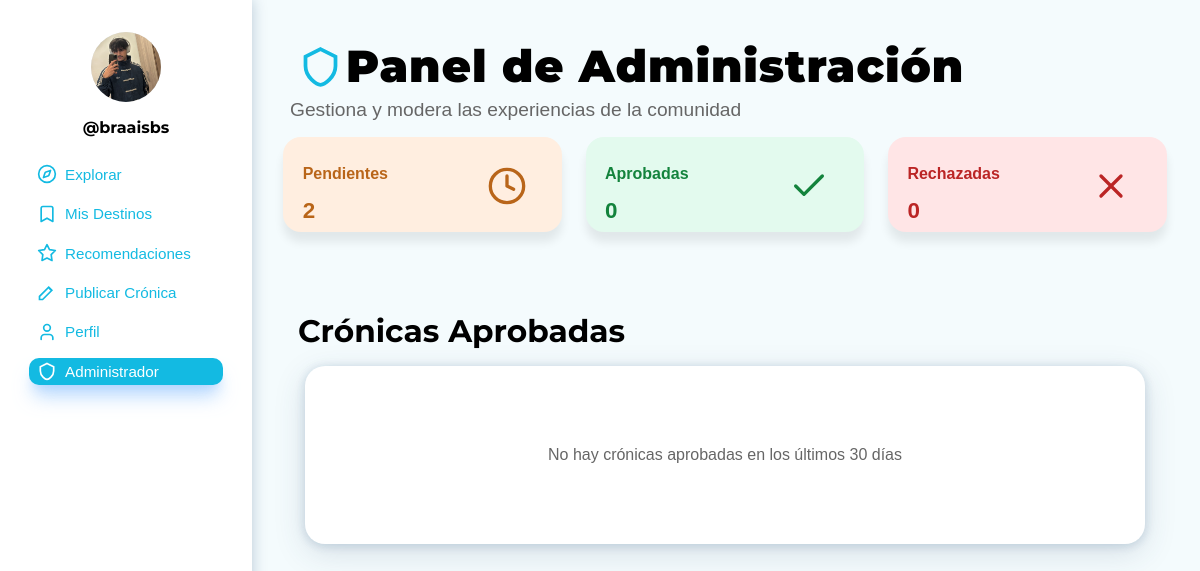
The page /admin-aprobado.php (signed in) on the database its author committed.
### tables this page shows
CREATE TABLE `usuario` (
  `id_usuario` int(11) NOT NULL,
  `nombre_usuario` varchar(100) NOT NULL,
  `nombre` varchar(100) NOT NULL,
  `apellido1` varchar(100) NOT NULL,
  `correo` varchar(150) NOT NULL,
  `contrasena` varchar(255) NOT NULL,
  `rol` enum('administrador','explorador','normal') NOT NULL DEFAULT 'normal',
  `foto_perfil` varchar(500) DEFAULT 'imagenes/NoUser.png',
  `descripcion` text DEFAULT NULL,
  `ubicacion` varchar(200) DEFAULT NULL,
  `paises_visitados` int(11) DEFAULT 0,
  `num_publicaciones` int(11) DEFAULT 0,
  `fecha_registro` timestamp NOT NULL DEFAULT current_timestamp()
);

### admin-aprobado.php (the view, shortened to what this page needs)
<?php
$servidor   = "localhost";
$usuario_bd = "root";
$password_bd = "";
$nombre_bd  = "portal_viajes";
try {
    $pdo = new PDO("mysql:host=$servidor;dbname=$nombre_bd;charset=utf8mb4", $usuario_bd, $password_bd);
    $pdo->setAttribute(PDO::ATTR_ERRMODE, PDO::ERRMODE_EXCEPTION);
    $id_usuario = $_SESSION['usuario_id'];
    $stmt_usuario = $pdo->prepare("SELECT * FROM usuario WHERE id_usuario = ? LIMIT 1");
    $stmt_usuario->execute([$id_usuario]);
    $usuario = $stmt_usuario->fetch(PDO::FETCH_ASSOC);
    $stmt_pendientes = $pdo->query("SELECT COUNT(*) as total FROM cronica WHERE estado = 'Pendiente'");
    $num_pendientes = $stmt_pendientes->fetch(PDO::FETCH_ASSOC)['total'];
    $stmt_aprobadas = $pdo->query("
        SELECT COUNT(*) as total
        FROM cronica
        WHERE estado = 'Publicada'
        AND fecha_publicacion >= DATE_SUB(NOW(), INTERVAL 30 DAY)
    ");
    $num_aprobadas = $stmt_aprobadas->fetch(PDO::FETCH_ASSOC)['total'];
    $stmt_rechazadas = $pdo->query("
        SELECT COUNT(*) as total
        FROM cronica
        WHERE estado = 'Rechazada'
        AND fecha_publicacion >= DATE_SUB(NOW(), INTERVAL 30 DAY)
    ");
    $num_rechazadas = $stmt_rechazadas->fetch(PDO::FETCH_ASSOC)['total'];
    $stmt_cronicas = $pdo->query("
        SELECT c.id_cronica, c.titulo, c.imagen_principal, c.fecha_publicacion, d.nombre AS destino
        FROM cronica c
        JOIN destino d ON c.id_destino = d.id_destino
        WHERE c.estado = 'Publicada'
        AND c.fecha_publicacion >= DATE_SUB(NOW(), INTERVAL 30 DAY)
        ORDER BY c.fecha_publicacion DESC
    ");
    $cronicas_aprobadas = $stmt_cronicas->fetchAll(PDO::FETCH_ASSOC);
} catch (PDOException $e) {
    die("Error de conexión: " . $e->getMessage());
}
?>
<!DOCTYPE html>
<html lang="es">
    <head>
        <link rel="stylesheet" href="estilo.css" />
    </head>
    <body>
        <div class="estructura">
            <main>
                <header class="caja-encabezado-principal">
                    <h1 class="encabezado-principal seccion-administrador">Panel de Administración</h1>
                    <p class="subtitulo-principal">Gestiona y modera las experiencias de la comunidad</p>
                </header>
                <div class="panel-resumen">
                    <a href="admin-pendiente.php" class="resumen-caja pendiente">
                        <div class="resumen-titulo">
                            <span>Pendientes</span>
                            <span class="resumen-icono"></span>
                        </div>
                        <div class="resumen-numero"><?php echo $num_pendientes; ?></div>
                    </a>
                    <a href="<?php echo $_SERVER['PHP_SELF']; ?>" class="resumen-caja aprobada">
                        <div class="resumen-titulo">
                            <span>Aprobadas</span>
                            <span class="resumen-icono"></span>
                        </div>
                        <div class="resumen-numero"><?php echo $num_aprobadas; ?></div>
                    </a>
                    <a href="admin-rechazado.php" class="resumen-caja rechazada">
                        <div class="resumen-titulo">
                            <span>Rechazadas</span>
                            <span class="resumen-icono"></span>
                        </div>
                        <div class="resumen-numero"><?php echo $num_rechazadas; ?></div>
                    </a>
                </div>
                <div class="texto-admin-cronicas">
                    <h2>Crónicas Aprobadas</h2>
                </div>
                <div class="caja-principal">
                    <div class="cronicas-alargadas">
                        <?php if (!empty($cronicas_aprobadas)): ?>
                            <?php foreach ($cronicas_aprobadas as $cronica): ?>
                                <article class="cronica-alargada">
                                    <img src="<?php echo htmlspecialchars($cronica['imagen_principal']); ?>"
                                         alt="Foto <?php echo htmlspecialchars($cronica['destino']); ?>" />
                                    <div class="detalles">
                                        <h2 class="titulo-cronica-alargada"><?php echo htmlspecialchars($cronica['titulo']); ?></h2>
                                        <div class="destino"><?php echo htmlspecialchars($cronica['destino']); ?></div>
                                        <div class="fecha">Publicado el <?php echo date('d/m/Y', strtotime($cronica['fecha_publicacion'])); ?></div>
                                    </div>
                                </article>
                            <?php endforeach; ?>
                        <?php else: ?>
                            <p class="sin-experiencias">No hay crónicas aprobadas en los últimos 30 días</p>
                        <?php endif; ?>
                    </div>
                </div>
            </main>
            <aside>
                <?php if (!empty($usuario)): ?>
                    <img class="foto-perfil"
                         src="<?php echo htmlspecialchars($usuario['foto_perfil'] ?: 'imagenes/NoUser.png'); ?>"
                         alt="Imagen de perfil" />
                    <h3 class="nombre-usuario">
                        @<?php echo htmlspecialchars(trim($usuario['nombre_usuario'])); ?>
                    </h3>
                <?php else: ?>
                    <img class="foto-perfil" src="imagenes/NoUser.png" alt="Imagen de perfil" />
                    <h3 class="nombre-usuario">@Usuario</h3>
                <?php endif; ?>
                <nav class="menu-principal">
                    <div class="grupo-menu">
                        <a href="admin-explorar.php" class="enlace-menu explorar">Explorar</a>
                        <a href="admin-misdestinos.php" class="enlace-menu mis-destinos">Mis Destinos</a>
                        <a href="admin-recomendaciones.php" class="enlace-menu recomendaciones">Recomendaciones</a>
                        <a href="admin-publicarcronica.php" class="enlace-menu publicar-cronica">Publicar Crónica</a>
                        <a href="admin-perfil.php" class="enlace-menu perfil">Perfil</a>
                        <a href="admin-pendiente.php" class="enlace-menu activo administrador">Administrador</a>
                    </div>
                </nav>
            </aside>
        </div>
    </body>
</html>

### rows shown on the page
usuario: foto_perfil (picture), nombre_usuario "braaisbs"

### other values the page prints
$num_pendientes "2"
$num_aprobadas "0"
$num_rechazadas "0"
